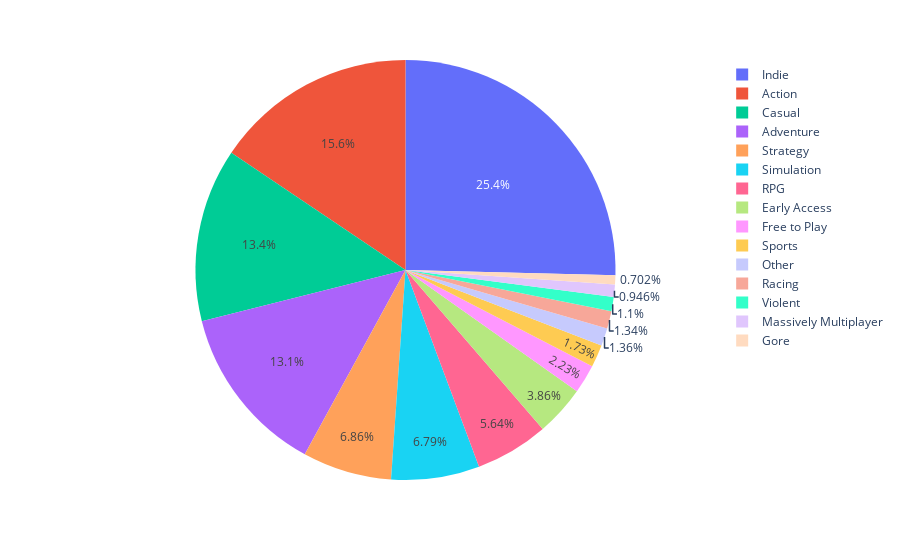

Notebook code cell kept with this figure:
### Markdown cell above
Plotting pie chart to see most popular genre

### Code cell
import pandas as pd
import plotly.express as px

# Assuming you already have a DataFrame named 'df' with a 'genres' column

# Create a set of unique genres from the 'genres' column
genres_set = set()
for i in df.genres.str.split(';'):
    genres_set.update(i)

# Create a dictionary to store genre grouping information
d = dict()

# Convert each 'genres' entry into a set
genre_sets = df.genres.str.split(';').apply(set)

# Iterate through each genre and check if it appears in each 'genre_sets' entry
for genre in genres_set:
    d[genre] = genre_sets.apply(lambda row: genre in row)

# Assign the genre grouping information to the DataFrame
df = df.assign(**d)

# Count the occurrences of each genre grouping
genres_count = df[genres_set].sum()

# Sort the genre count values in descending order
genres_count = genres_count.sort_values(ascending=False)

# Calculate the percentage of each genre grouping
percentage = genres_count / len(df)

# Group genres with percentage less than 1% into a new 'Other' category
threshold = 0.01  # 1% threshold
other_genres_count = percentage[percentage < threshold].sum()
percentage = percentage[percentage >= threshold]
percentage['Other'] = other_genres_count

# Create a DataFrame with the genres and their respective percentages
data = {'genres': percentage.index, 'percentage': percentage}
df_pie = pd.DataFrame(data)

# Create the pie chart using Plotly
fig = px.pie(df_pie, values='percentage', names='genres')
fig.show()

### Figure 1 — Plotly figure (JSON) as saved in the notebook; plotly's stock layout.template omitted (floating-point values rounded to 4 significant figures)
{"data": [{"domain": {"x": [0, 1], "y": [0, 1]}, "hovertemplate": "genres=%{label}<br>percentage=%{value}<extra></extra>", "labels": ["Indie", "Action", "Casual", "Adventure", "Strategy", "Simulation", "RPG", "Early Access", "Free to Play", "Sports", "Racing", "Violent", "Massively Multiplayer", "Gore", "Other"], "legendgroup": "", "name": "", "showlegend": true, "type": "pie", "values": [0.7173, 0.4396, 0.3771, 0.3705, 0.1938, 0.1918, 0.1592, 0.1091, 0.06294, 0.04883, 0.03782, 0.03114, 0.0267, 0.01983, 0.0383]}], "layout": {"legend": {"tracegroupgap": 0}, "margin": {"t": 60}}}
